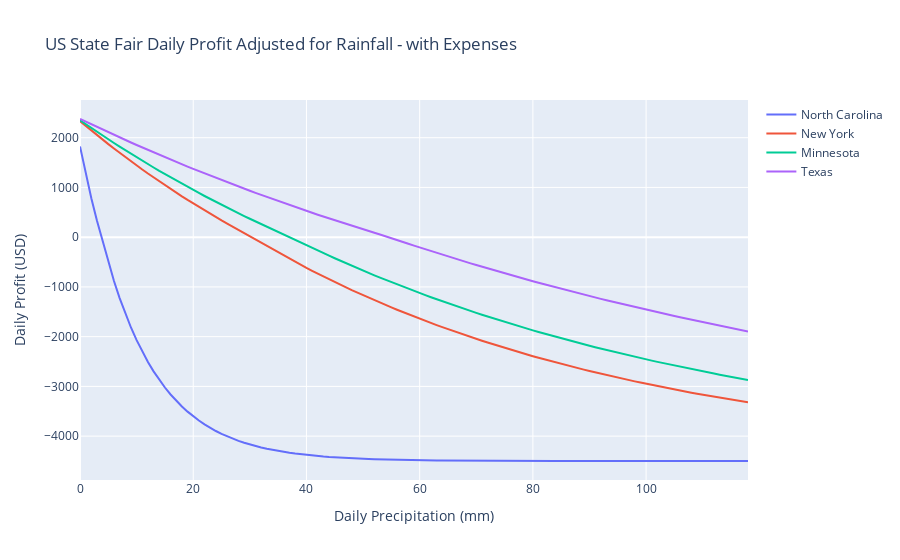

Notebook source saved alongside this figure:
### Code cell
x = np.arange(120)

fig = go.Figure()
fig.add_trace(go.Scatter(x=x, y=nc_profit,
                    mode='lines',
                    name='North Carolina'))
fig.add_trace(go.Scatter(x=x, y=ny_profit,
                    mode='lines',
                    name='New York'))
fig.add_trace(go.Scatter(x=x, y=mn_profit,
                    mode='lines',
                    name='Minnesota'))
fig.add_trace(go.Scatter(x=x, y=tx_profit,
                    mode='lines',
                    name='Texas'))                
# Edit the layout
fig.update_layout(title='US State Fair Daily Profit Adjusted for Rainfall - with Expenses',
                   xaxis_title='Daily Precipitation (mm)',
                   yaxis_title='Daily Profit (USD)')
fig.show()
